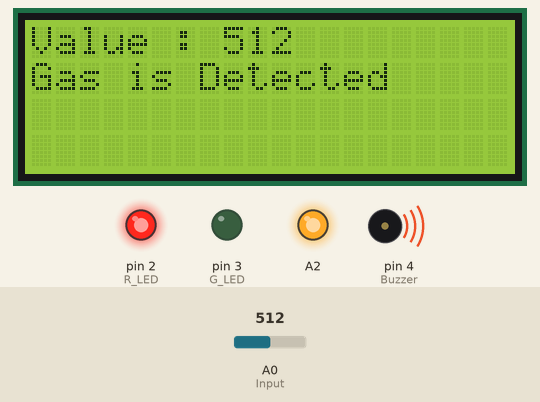
A sketch run on a simulated Arduino Uno, built with avr-gcc and run on an emulated ATmega328P. On the bench: 20×4 character LCD, output pins drawn as LEDs (lit = HIGH), buzzer (waves = sounding, pin HIGH). Inputs (shaded band) come from the test bench; at power-on: A0 (Input) = 512. What the sketch prints to the serial monitor is not drawn.

Above: at 6.7 s.
6.8 s: A0 (Input) set to 213
At 7.08 s:
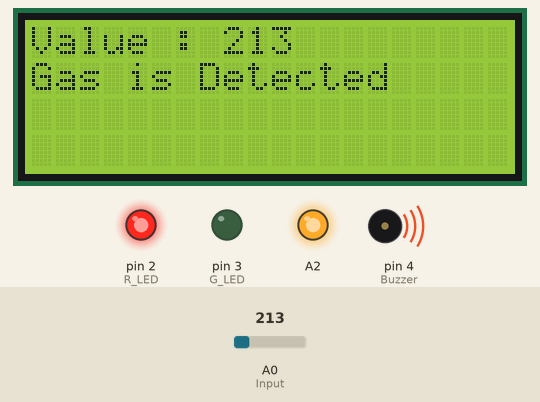
9.3 s: A0 (Input) set to 190
At 10.6 s:
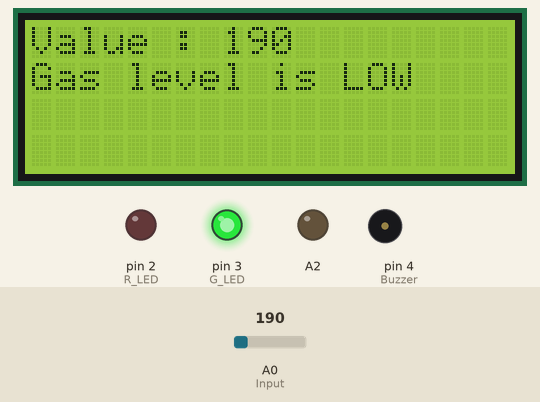
11.0 s: A0 (Input) set to 210
At 11.35 s:
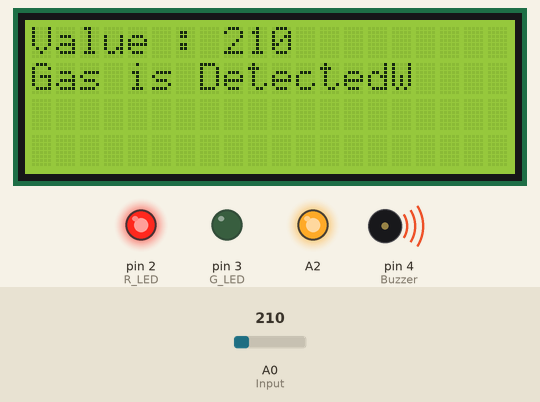
Timing chart, 0 to 14.0 s (numbered marks = the images above; inputs shaded):
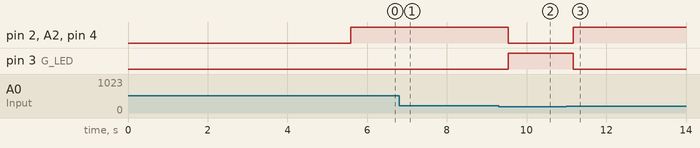

Measured:
- the behaviour switches between 200 and 199 on A0 (Input) (found by bisection; images 1 and 2)
- after the input at 6.8 s, the display: first differs from a run without the input after 0.13 s (image 1)
- after the input at 9.3 s, pin 2 (R_LED), A2, pin 4 (Buzzer): HIGH → LOW after 0.24 s; pin 3 (G_LED): LOW → HIGH after 0.24 s; the display: first differs from a run without the input after 0.27 s (image 2)
- after the input at 11.0 s, pin 2 (R_LED), A2, pin 4 (Buzzer): LOW → HIGH after 0.17 s; pin 3 (G_LED): HIGH → LOW after 0.17 s; the display: changes after 0.20 s (image 3)

The sketch:

GasDetector.ino
```cpp
#include <LiquidCrystal_I2C.h> // Include the LiquidCrystal_I2C library for I2C LCD control

// Initialize the LCD with I2C address 0x27, 20 columns, and 4 rows
LiquidCrystal_I2C lcd(0x27, 20, 4);

int Input = A0; // Analog input pin for the sensor
int R_LED = 2; // Pin for the Red LED
int G_LED = 3; // Pin for the Green LED
int Buzzer = 4; // Pin for the Buzzer
int val; // Variable to store the sensor value
int MAX = 200; // Threshold value for gas detection

void setup() {
  Serial.begin(9600); // Start serial communication at 9600 baud
  lcd.init(); // Initialize the LCD
  lcd.backlight(); // Turn on the backlight of the LCD

  // Display initial messages on the LCD
  lcd.setCursor(3, 1);
  lcd.print("Micro Masters");
  lcd.setCursor(3, 3);
  lcd.print("Gas Detector");
  delay(4000); // Wait for 4 seconds
  lcd.clear(); // Clear the LCD display

  // Set pin modes
  pinMode(Input, INPUT); // Set the sensor pin as input
  pinMode(R_LED, OUTPUT); // Set the Red LED pin as output
  pinMode(G_LED, OUTPUT); // Set the Green LED pin as output
  pinMode(Buzzer, OUTPUT); // Set the Buzzer pin as output

  delay(1500); // Wait for 1.5 seconds
}

void loop() {
  val = analogRead(Input); // Read the value from the sensor
  Serial.println(val); // Print the sensor value to the Serial Monitor

  // Check if the sensor value is above or equal to the threshold
  if (val >= MAX) {
    // If the gas level is high
    analogWrite(A2, 255); // Turn on an additional output (A2) at full brightness (not used in this example)
    digitalWrite(R_LED, HIGH); // Turn on the Red LED
    digitalWrite(Buzzer, HIGH); // Turn on the Buzzer
    digitalWrite(G_LED, LOW); // Turn off the Green LED

    // Display "Gas is Detected" on the LCD
    lcd.setCursor(0, 0);
    lcd.print("Value : ");
    lcd.print(val); // Print the sensor value
    lcd.setCursor(0, 1);
    lcd.print("Gas is Detected");

    delay(300); // Wait for 300 milliseconds
    lcd.clear(); // Clear the LCD display
  } else {
    // If the gas level is low
    analogWrite(A2, 0); // Turn off the additional output (A2) (not used in this example)
    digitalWrite(R_LED, LOW); // Turn off the Red LED
    digitalWrite(Buzzer, LOW); // Turn off the Buzzer
    digitalWrite(G_LED, HIGH); // Turn on the Green LED

    // Display "Gas level is LOW" on the LCD
    lcd.setCursor(0, 0);
    lcd.print("Value : ");
    lcd.print(val); // Print the sensor value
    lcd.setCursor(0, 1);
    lcd.print("Gas level is LOW");

    delay(300); // Wait for 300 milliseconds
    Serial.println("NORMAL"); // Print "NORMAL" to the Serial Monitor
  }
}
```
